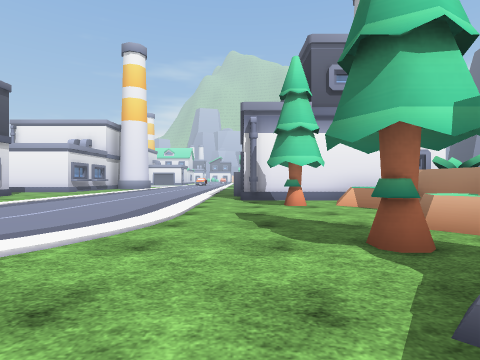
[1] (above)

24 first-person views from a walk through a Unity game level. The camera is 1.2 m above the floor, looks level and sees 80° across. The floor is counted in squares, 2 m on a side. Each view is taken from the middle of a square. On the plan, view 1 faces up. The plan holds only what a view shows up to about 9 squares ahead; the rest is blank. The place goes on beyond the plan. The player is left out. Some surface patterns are stand-ins.

[2]
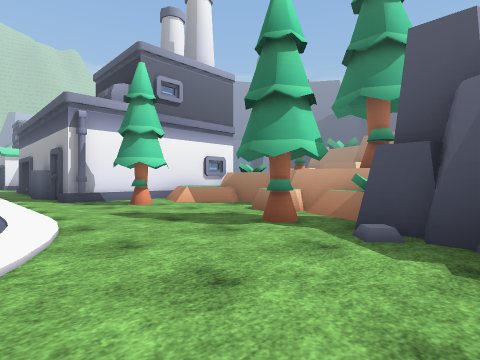

[3]
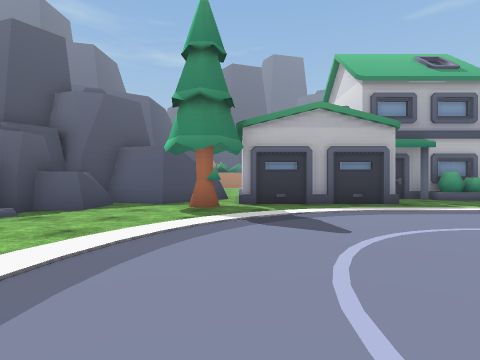

[4]
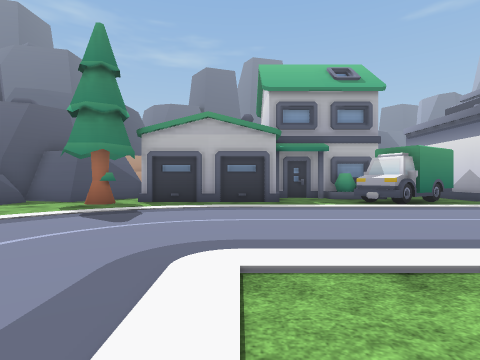

[5]
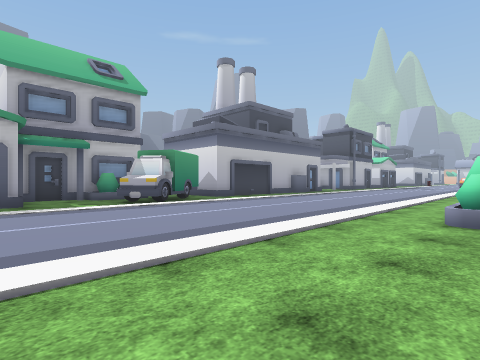

[6]
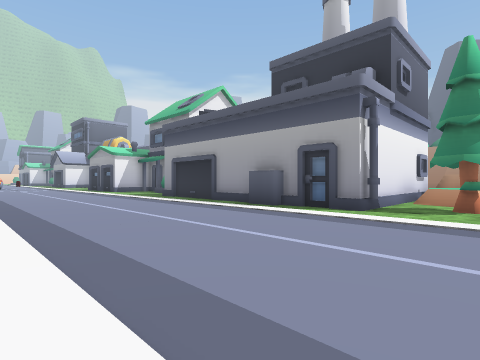

[7]
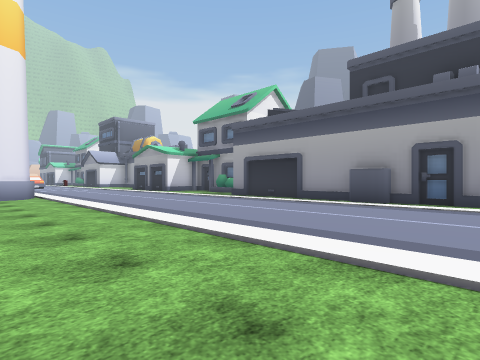

[8]
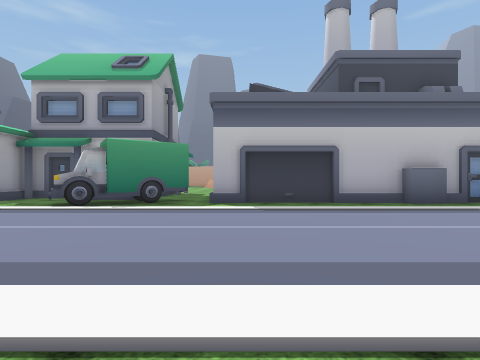

[9]
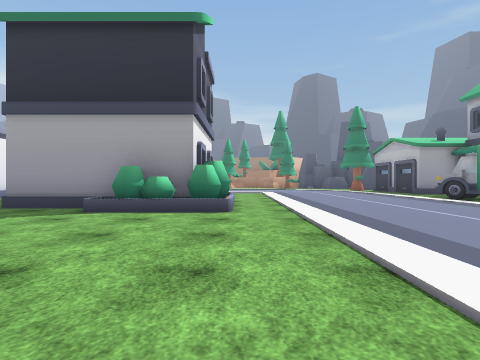

[10]
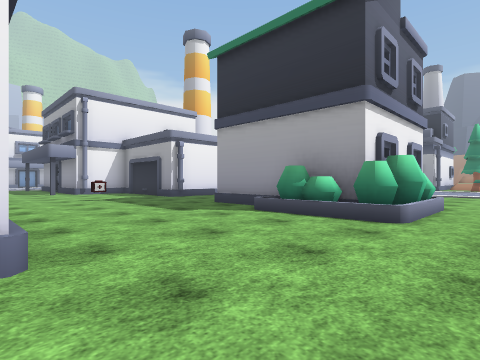

[11]
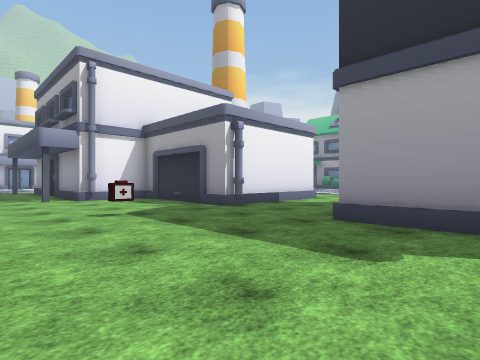

[12]
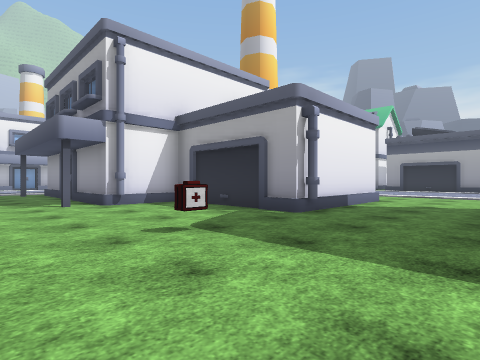

[13]
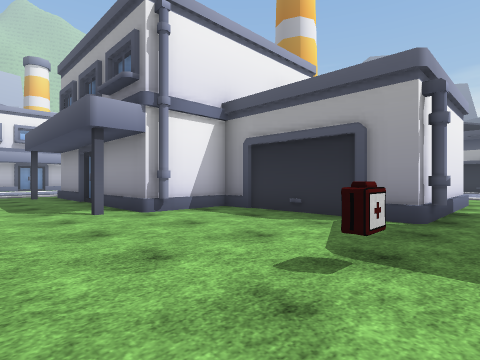

[14]
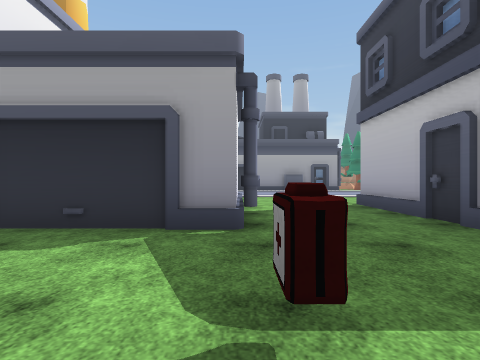

[15]
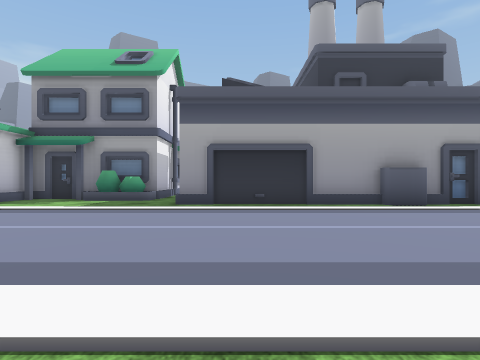

[16]
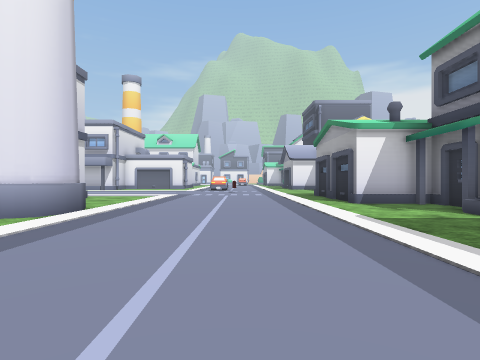

[17]
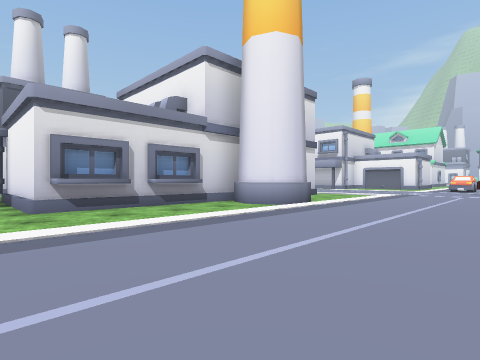

[18]
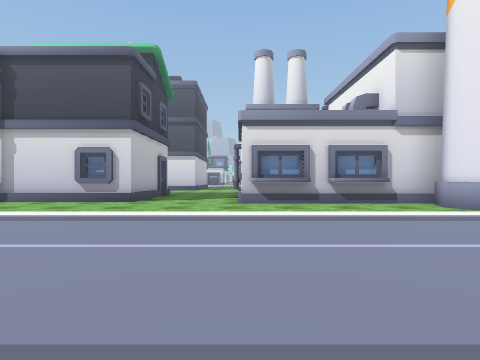

[19]
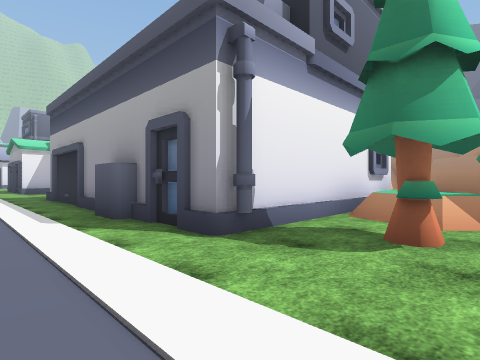

[20]
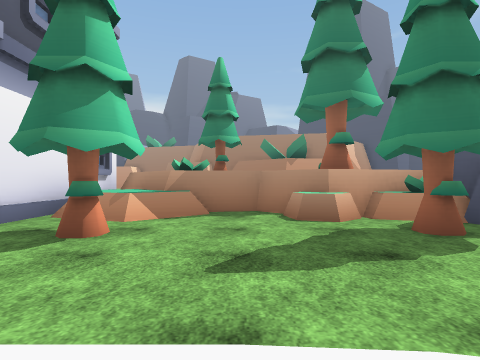

[21]
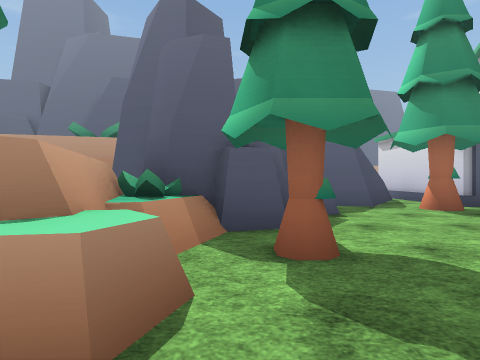

[22]
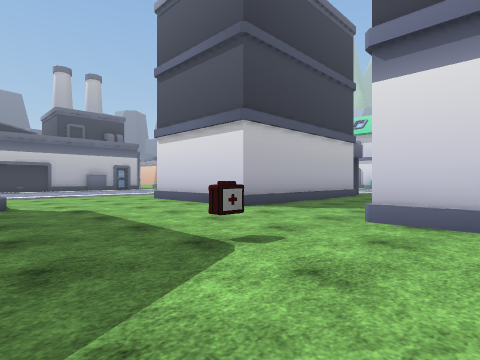

[23]
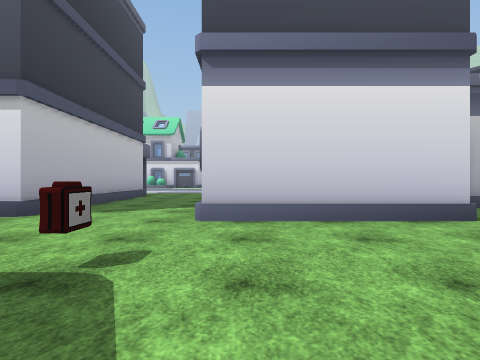

[24]
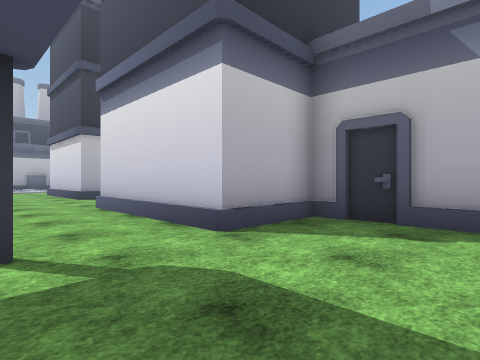

### Floor plan
Key: @ floor where view 1 was taken; # wall or solid block; . floor; / step, stairs or slope; ^ raised ledge; O other object.
Columns run from 20 left of view 1 to 6 right of it. Each row starts with its distance up from view 1.
 23     ..O      .......O
 22     ..O      .......OO#
 21  .....O      .........O
 20  #....O      OO.......O
 19  #....O     OO........O
 18  #O/.OOO#  #..........O
 17    /....#  #O..........
 16    /....#  #........#
 15    /....#  #O.......#
 14 .....O..####........#
 13 ....................#
 12 ....................#
 11 OOO....OOOOO........O
 10   O....O   O........#
  9   O....O   O........###OOOO
  8   O....O   O........O..^^##
  7   .....OOOOO.........O.^^#
  6  .......O..............^#
  5   ......................#
  4    ....................##
  3    ..................O.##
  2   .....................##
  1   ...................####
  0  .........O.........@##
 -1 .O.......#O.......O..#
 -2 #O#####.OOO..OO OO####  ##
 -3          OOO.O   O##

Where each view was taken, in squares from view 1:
view 1: 0 up, 0 right, facing up
view 2: 0 up, 2 left, facing up-right
view 3: 6 up, 3 left, facing down
view 4: 7 up, 6 left, facing down
view 5: 7 up, 6 left, facing down-left
view 6: 6 up, 6 left, facing up-right
view 7: 8 up, 8 left, facing up-right
view 8: 6 up, 14 left, facing down
view 9: 6 up, 19 left, facing right
view 10: 5 up, 18 left, facing up-right
view 11: 9 up, 17 left, facing up-right
view 12: 11 up, 17 left, facing up-right
view 13: 13 up, 17 left, facing up-right
view 14: 14 up, 16 left, facing right
view 15: 15 up, 7 left, facing right
view 16: 14 up, 3 left, facing up
view 17: 13 up, 2 left, facing up-left
view 18: 14 up, 1 left, facing left
view 19: 6 up, 2 left, facing up-right
view 20: 5 up, 2 left, facing right
view 21: 5 up, 2 right, facing down
view 22: 16 up, 13 left, facing down-left
view 23: 15 up, 13 left, facing left
view 24: 21 up, 15 left, facing down-left
